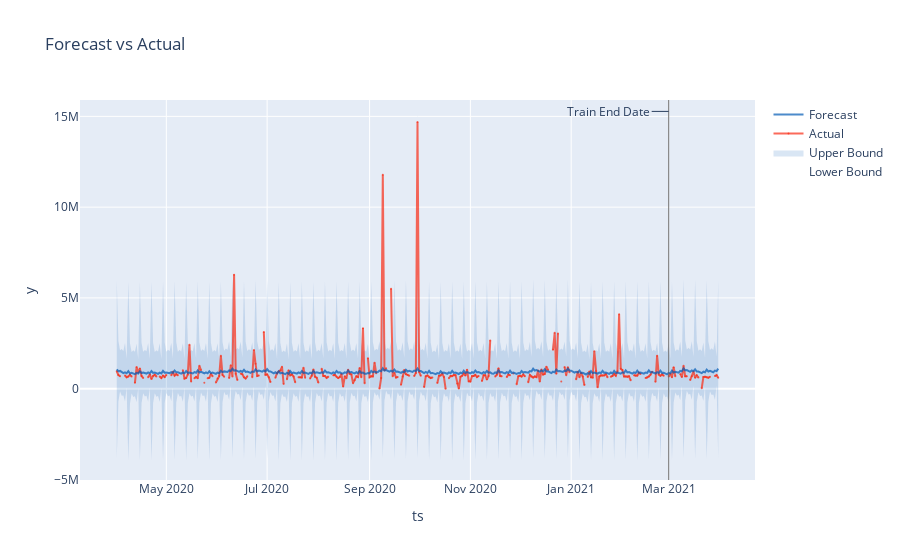

Source (notebook cell):
### Code cell
from plotly.offline import init_notebook_mode, iplot
init_notebook_mode(connected=True)   # for generating offline graphs within Jupyter Notebook

backtest = result.backtest
fig = backtest.plot()
iplot(fig)

### Figure 1 — Plotly figure (JSON) as saved in the notebook; plotly's stock layout.template omitted (floating-point values rounded to 4 significant figures; data arrays with more than 128 entries replaced by an {"elided": "..."} marker saying what was removed)
{"data": [{"legendgroup": "interval", "line": {"color": "rgba(0, 90, 181, 0.5)", "width": 0}, "mode": "lines", "name": "Lower Bound", "type": "scatter", "x": {"elided": "365 str values"}, "y": {"elided": "365 float values"}}, {"fill": "tonexty", "fillcolor": "rgba(0, 90, 181, 0.15)", "legendgroup": "interval", "line": {"color": "rgba(0, 90, 181, 0.5)", "width": 0}, "mode": "lines", "name": "Upper Bound", "type": "scatter", "x": {"elided": "365 str values"}, "y": {"elided": "365 float values"}}, {"line": {"color": "rgba(250, 43, 20, 0.7)"}, "marker": {"color": "rgba(250, 43, 20, 0.7)", "size": 2}, "mode": "lines+markers", "name": "Actual", "opacity": 1, "type": "scatter", "x": {"elided": "365 str values"}, "y": {"elided": "365 float values"}}, {"line": {"color": "rgba(0, 90, 181, 0.7)", "dash": "solid"}, "name": "Forecast", "type": "scatter", "x": {"elided": "365 str values"}, "y": {"elided": "365 float values"}}], "layout": {"annotations": [{"arrowhead": 0, "ax": -60, "ay": 0, "showarrow": true, "text": "Train End Date", "x": "2021-03-01T00:00:00", "xref": "x", "y": 0.97, "yref": "paper"}], "legend": {"traceorder": "reversed"}, "shapes": [{"line": {"color": "rgba(100, 100, 100, 0.9)", "width": 1}, "type": "line", "x0": "2021-03-01T00:00:00", "x1": "2021-03-01T00:00:00", "xref": "x", "y0": 0, "y1": 1, "yref": "paper"}], "showlegend": true, "title": {"text": "Forecast vs Actual"}, "xaxis": {"title": {"text": "ts"}}, "yaxis": {"title": {"text": "y"}}}}
